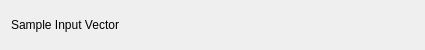
<ui version="4.0" >
 <class>SamplePluginConfig</class>
 <widget class="QWidget" name="SamplePluginConfig" >
  <property name="geometry" >
   <rect>
    <x>0</x>
    <y>0</y>
    <width>425</width>
    <height>50</height>
   </rect>
  </property>
  <property name="minimumSize" >
   <size>
    <width>400</width>
    <height>0</height>
   </size>
  </property>
  <layout class="QVBoxLayout" name="verticalLayout" >
   <item>
    <layout class="QHBoxLayout" name="horizontalLayout" >
     <item>
      <widget class="QLabel" name="label_3" >
       <property name="sizePolicy" >
        <sizepolicy vsizetype="Fixed" hsizetype="Fixed" >
         <horstretch>0</horstretch>
         <verstretch>0</verstretch>
        </sizepolicy>
       </property>
       <property name="text" >
        <string>Sample Input Vector</string>
       </property>
       <property name="wordWrap" >
        <bool>false</bool>
       </property>
      </widget>
     </item>
     <item>
      <widget class="Kst::VectorSelector" native="1" name="_vector" >
       <property name="sizePolicy" >
        <sizepolicy vsizetype="Preferred" hsizetype="Expanding" >
         <horstretch>0</horstretch>
         <verstretch>0</verstretch>
        </sizepolicy>
       </property>
      </widget>
     </item>
    </layout>
   </item>
  </layout>
 </widget>
 <layoutdefault spacing="6" margin="11" />
 <customwidgets>
  <customwidget>
   <class>Kst::VectorSelector</class>
   <extends>QWidget</extends>
   <header>vectorselector.h</header>
  </customwidget>
 </customwidgets>
 <resources/>
 <connections/>
</ui>
